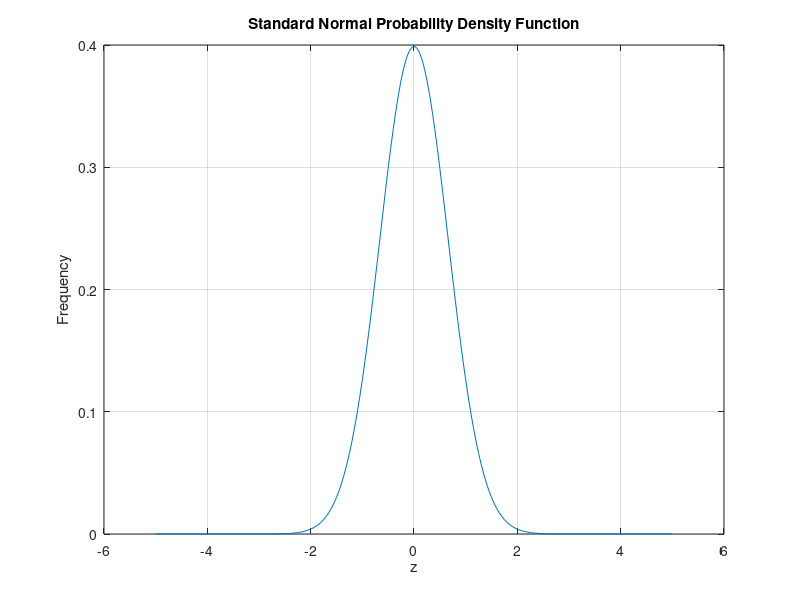

Reproduce this figure in MATLAB.
%% Homework 1

%% Problem 8
clc, clear
%create a plot of density versus Celcius
%X = temperature in Celcius
%y = density (g/cm^3)
F = 32:3.6:93.2;
X = 5/9*(F-32);
y = 5.5289e-8*X.^3-8.5016e-6*X.^2+6.5622e-5*X+0.99987
plot(X,y), xlabel('Temperature in Celcius')
ylabel('Density(g/cm^3)'), title('Density versus Celcius')
grid on

%% Problem 9
clc, clear
%%The charge on a capacitor Q as a function of time
%t = time, q = initial charge, R = resistance, 
%L = inductance, C = capacitance
dbstop if error
t =linspace(0,0.8)
q=10; R=60; L=9; C=0.00005
Q = q*exp((-R*t)/(2*L)).*cos(sqrt((1/(L*C))-((R/(2*L))^2))*t)
plot(t,Q)
xlabel('Time'), ylabel('Charge on the Capacitor')
title('Charge on the Capacitor as a Function of Time')
grid on

%% Problem 10
clc, clear
%plot this function from
z = -5:0.05:5
e = 10
f=1/(sqrt(2*pi))*e.^(-(z.^2)/2)
plot(z,f)
xlabel('z'), ylabel('Frequency')
title('Standard Normal Probability Density Function')
grid on
